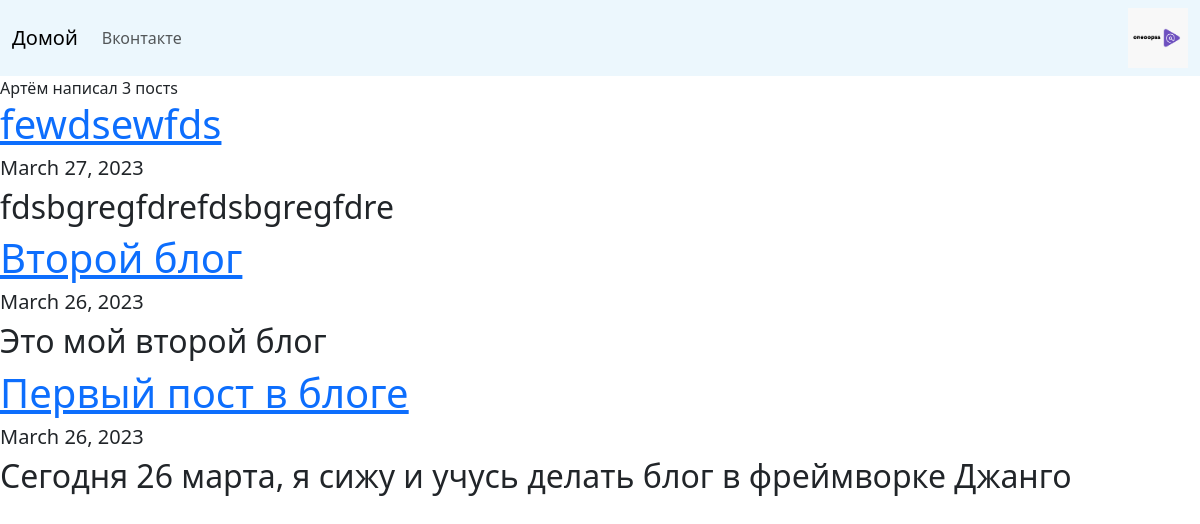
The page /blog/ on the database as committed earlier.
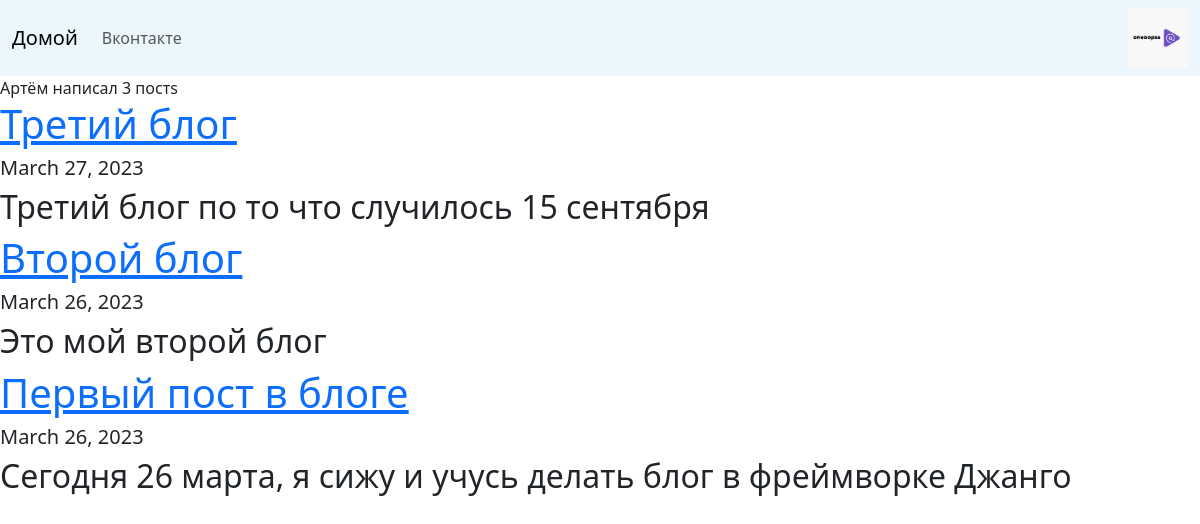
The same page on the database as committed later.
### blog/models.py (models this page shows)
class Blog(models.Model):
    title = models.CharField(max_length=100)
    discription = models.CharField(max_length=200)
    text = models.TextField()
    date = models.DateField(auto_now=False, auto_now_add=False,)

### blog/views.py (the view)
# urls.py: path('', views.all_blogs, name='blog',),
def all_blogs(r):
    blogs = Blog.objects.order_by('-date')
    return render(r, 'blog/all_blogs.html', {'blogs':blogs})

### blog/templates/blog/all_blogs.html
{% extends 'portfolio/base.html' %}
{% block content %}
Артём написал {{ blogs.count }} пост{{ blogs.count | pluralize }}
{% for blog in blogs %}
    <a href="{% url 'blog:detail' blog.id  %}"><h1>{{blog.title}}</h1></a>
    <h5>{{blog.date}}</h5>
    <h2>{{blog.discription}}</h2>
{% endfor %}
{% endblock %}

Rows that differ between the two databases and show on the page:
changed Blog: title "fewdsewfds" → "Третий блог"; discription "fdsbgregfdrefdsbgregfdre" → "Третий блог по то что случилось 15 сентября"
